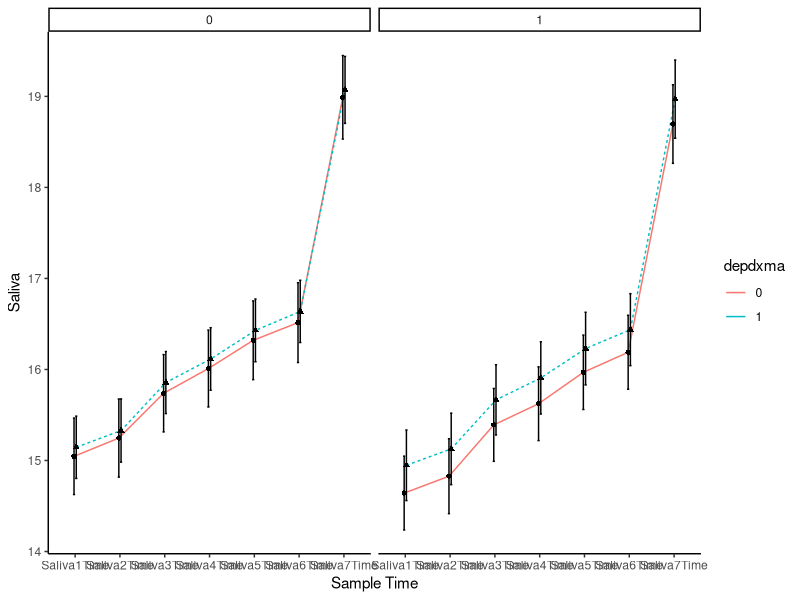
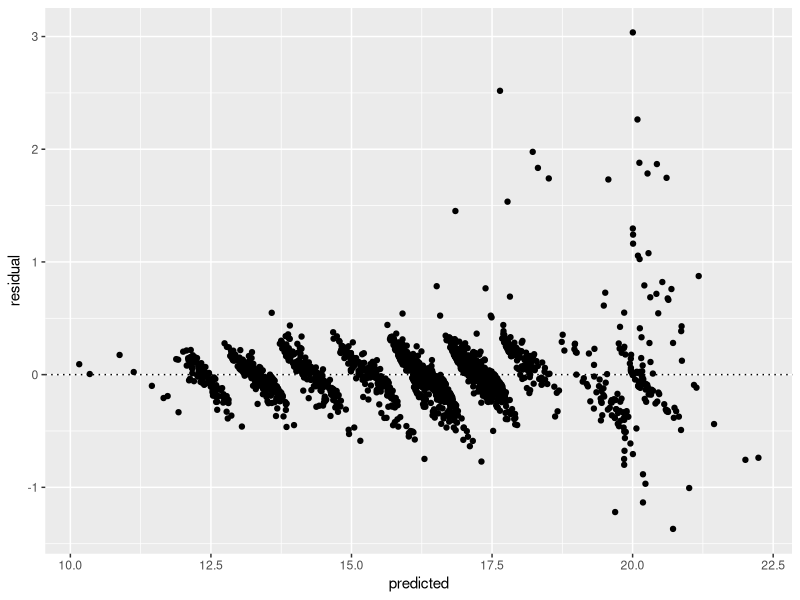
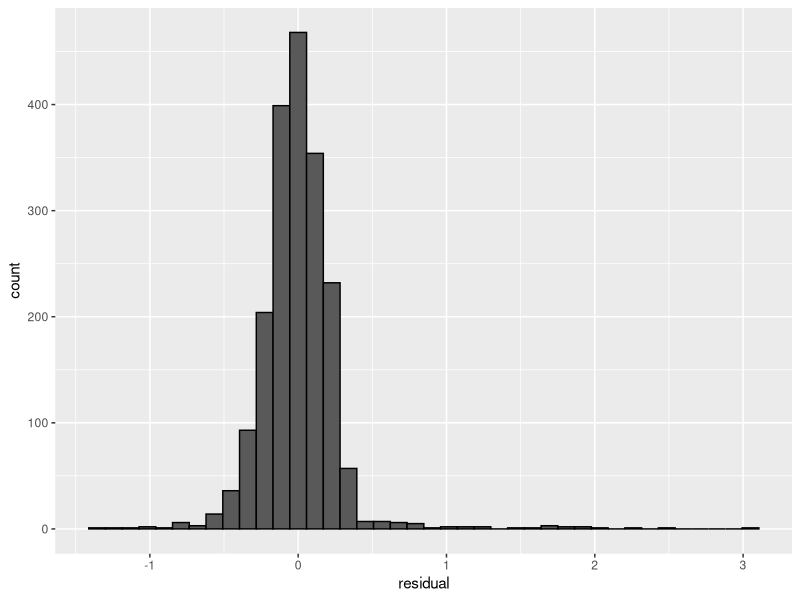
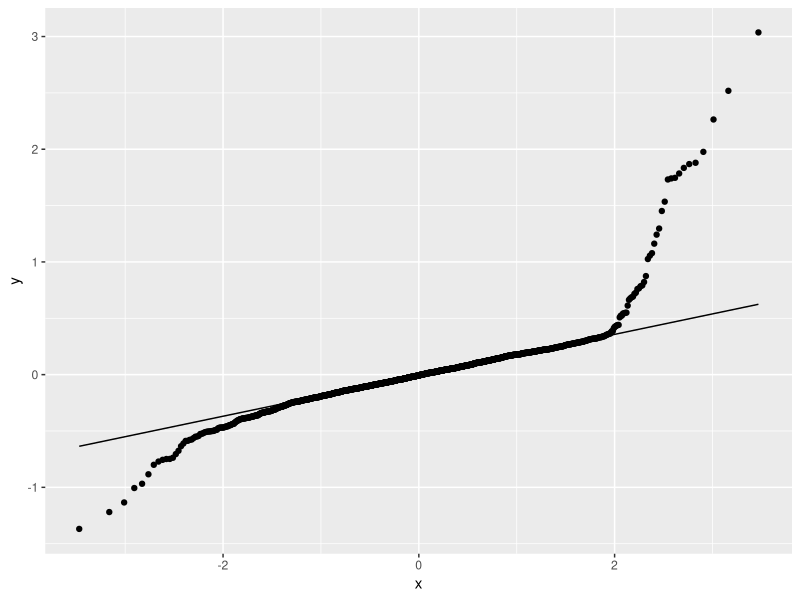
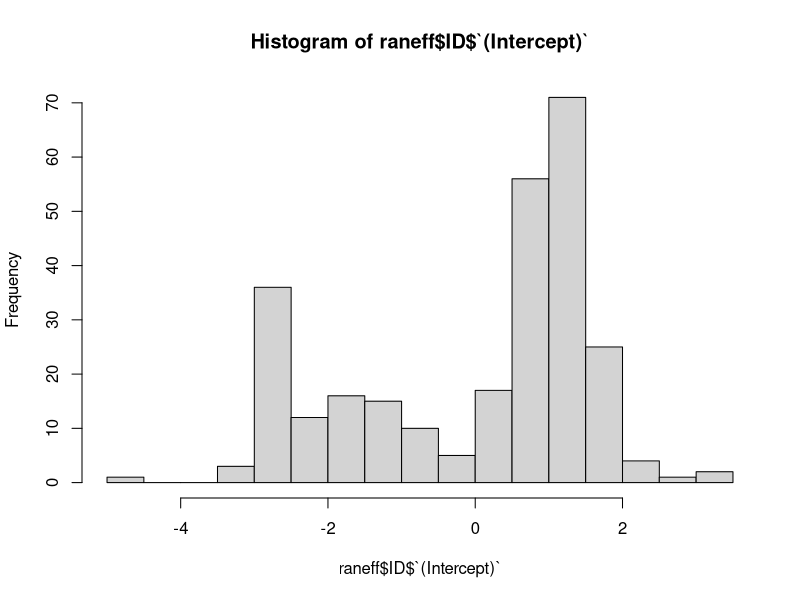

Here is the R script that generated these plots, in order:
## ---- chunk 1
knitr::opts_chunk$set(echo = TRUE)
## ---- chunk 2
library(foreign)
library(tidyverse)
library(lme4)

data <- read.spss("Data/CEDS_Archived.sav", to.data.frame=TRUE)
## ---- chunk 3
#Select variables
data_selected<- data %>% select(ID, depdxma, Saliva1Time, Saliva2Time, Saliva3Time, Saliva4Time, Saliva5Time, Saliva6Time, Saliva7Time, Saliva1done, Saliva2done, Saliva3done, Saliva4done, Saliva5done, Saliva6done, Saliva7done, GENDER) %>% mutate(ID = as.factor(ID))

#Re-code gender - male = 0, female = 1

data_recoded<- data_selected %>% mutate(GENDER = recode(GENDER, "male" = "0", "female" = "1")) %>% mutate(Gender = as.factor(GENDER))

#Check missing data/ remove

data_check<- data_recoded %>% filter(Saliva1done == "yes" & Saliva2done == "yes" & Saliva3done == "yes" & Saliva4done == "yes" & Saliva5done == "yes" & Saliva6done == "yes" & Saliva7done == "yes")

#Create time and saliva variables

data_gathered<- data_check %>% gather(Time, Saliva, Saliva1Time:Saliva7Time)%>%filter(Saliva1done == "yes" & Saliva2done == "yes" & Saliva3done == "yes" & Saliva4done == "yes" & Saliva5done == "yes" & Saliva6done == "yes" & Saliva7done == "yes")%>% select(ID, depdxma, Time, Saliva, Gender)%>% filter(depdxma=="1" | depdxma == "0") %>% mutate(Time = as.factor(Time)) #filter only those that completed all samples and then select only the relevant columns.

## ---- chunk 4
summary <-  data_gathered %>% group_by(Time, depdxma, Gender) %>%
  summarise(n=n(),
            mean=mean(Saliva, na.rm = T),
            sd=sd(Saliva, na.rm = T),
            se=sd/sqrt(n),
            lower=mean-se*1.96,
            upper=mean+se*1.96)
summary

ggplot(summary, aes(x = Time, y = mean, group = depdxma)) +
  geom_line(aes(lty = as.character(depdxma), color = depdxma),
            position = position_dodge(width = 0.1)) +
  geom_errorbar(aes(ymax = upper, ymin = lower), width = 0.1,
                position = position_dodge(width = 0.1)) +
  geom_point(aes(shape = as.character(depdxma)),
             position = position_dodge(width = 0.1)) +
  guides(lty = "none", shape = "none")+
  theme_classic()+
  labs(x="Sample Time",y="Saliva")+
  facet_wrap(~Gender)
## ---- chunk 5
#assign contrast codes

contrasts(data_gathered$Time) <- contr.poly(7) #polynomial contrast codes 

mod <- afex::mixed(Saliva ~ Time + (1|ID), data=data_gathered, check_contrasts = FALSE) #andrea suggested to add random slopes of time to see how slopes vary.
summary(mod)
mod #significant effect of time, non-significant interaction term

mod2<- lme4::lmer(Saliva ~ Time*depdxma*Gender + (1|ID), data=data_gathered)
summary(mod2)

#Test assumptions of linear mixed effects models

tdat <- data.frame(predicted=predict(mod$full_model), residual = residuals(mod$full_model))

ggplot(tdat,aes(x=predicted,y=residual)) + geom_point() + geom_hline(yintercept=0, lty=3)

ggplot(tdat,aes(x=residual)) + geom_histogram(bins=40, color="black")

ggplot(tdat,aes(sample=residual)) + stat_qq() + stat_qq_line()

raneff <- lme4::ranef(mod$full_model)

hist(raneff$ID$`(Intercept)`, breaks=15) #random effect of participant normal
